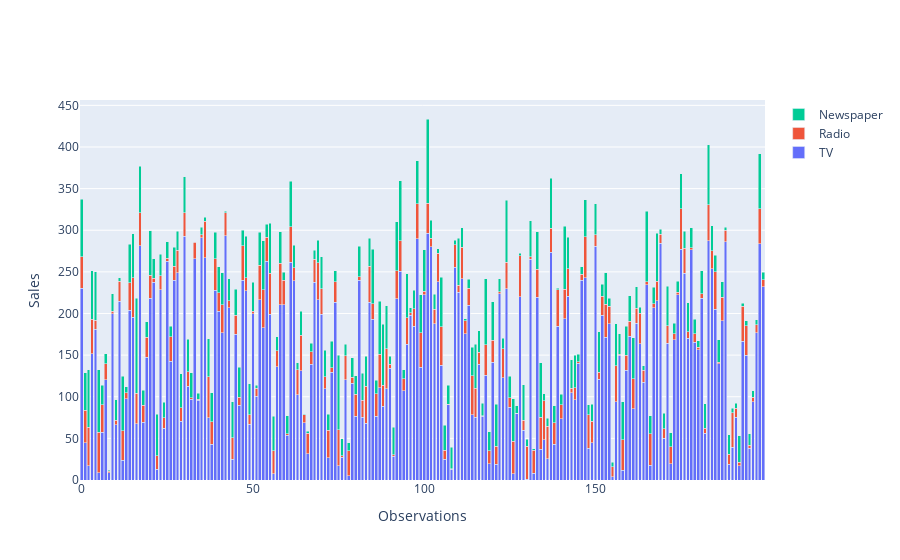

Source (notebook cell):
### Code cell
import plotly.graph_objects as go

fig = go.Figure()

fig.add_trace(go.Bar(x=df.index, y=df['TV'], name='TV'))
fig.add_trace(go.Bar(x=df.index, y=df['Radio'], name='Radio'))
fig.add_trace(go.Bar(x=df.index, y=df['Newspaper'], name='Newspaper'))

fig.update_layout(barmode='stack', xaxis_title='Observations', yaxis_title='Sales')

fig.show()

### Figure 1 — Plotly figure (JSON) as saved in the notebook; plotly's stock layout.template omitted (floating-point values rounded to 4 significant figures; data arrays with more than 128 entries replaced by an {"elided": "..."} marker saying what was removed)
{"data": [{"name": "TV", "type": "bar", "x": {"elided": "200 int values"}, "y": {"elided": "200 float values"}}, {"name": "Radio", "type": "bar", "x": {"elided": "200 int values"}, "y": {"elided": "200 float values"}}, {"name": "Newspaper", "type": "bar", "x": {"elided": "200 int values"}, "y": {"elided": "200 float values"}}], "layout": {"barmode": "stack", "xaxis": {"title": {"text": "Observations"}}, "yaxis": {"title": {"text": "Sales"}}}}
